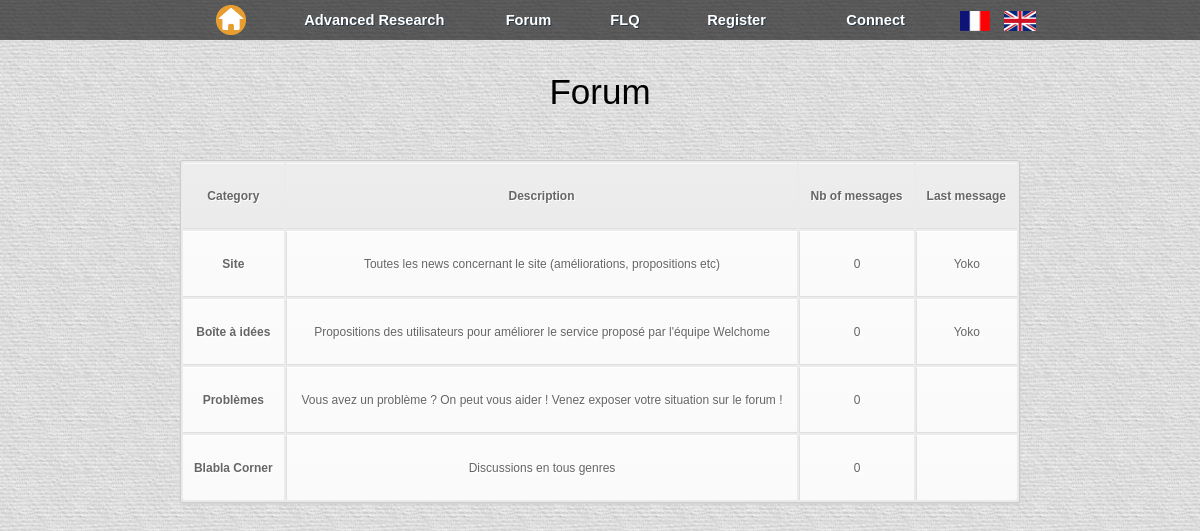
/fichiers_php/forum.php?lang=en, run on the app's committed database.
### tables this page shows
CREATE TABLE IF NOT EXISTS `forum_forum` (
  `id_cat` int(11) NOT NULL AUTO_INCREMENT,
  `nom_cat` varchar(255) NOT NULL,
  `description` text NOT NULL,
  `nb_message` int(11) NOT NULL,
  `last_message` text,
  PRIMARY KEY (`id_cat`)
);

CREATE TABLE IF NOT EXISTS `users` (
  `id_users` int(255) NOT NULL AUTO_INCREMENT,
  `username` varchar(255) NOT NULL,
  `nom_user` varchar(200) NOT NULL,
  `prenom_user` varchar(200) NOT NULL,
  `description_users` text NOT NULL,
  `preference_echange` text NOT NULL,
  `password` varchar(255) NOT NULL,
  `email` varchar(255) NOT NULL,
  `rights` varchar(255) NOT NULL,
  `signup_date` date NOT NULL,
  `avatar` text NOT NULL,
  `sexe` text,
  `tel` text,
  `situation` text,
  `profession` text,
  `description` text,
  PRIMARY KEY (`id_users`)
);

### fichiers_php/forum.php (the view, shortened to what this page needs)
<html>
<head>
    <link rel="stylesheet" href="../style.css" />
</head>
<body class="forum_messagerie">
<header>
    <?php include("menus.php"); ?>
</header>
<div class="superglobal">
    <div class="global">
        <div class="forum_title"><h7><?php echo forum ?></h7></div>
        <table class="tableau_forum_accueil0">
            <tr>
                <th><?php echo categorie; ?></th>
                <th><?php echo description; ?></th>
                <th><?php echo nbmessages; ?></th>
                <th><?php echo lastmessage; ?></th>
            </tr>
            <?php
            $req = $bdd -> query("SELECT * FROM forum_forum");
            $nb = $req -> rowCount();
            if ($nb == 0) {echo "PROBLEME" ;}
            else {
                for ($i=0 ; $i < $nb ; $i++) {
                    $cat = $req -> fetch();
                    $last = $bdd -> prepare("SELECT * FROM users WHERE id_users=?");
                    $last -> execute(array($cat[4]));
                    $lastf = $last -> fetch();
                    ?>
                    <tr>
                        <td><a href="site.php?id_cat=<?php echo $cat[0]?>"><?php echo $cat[1];?></a></td>
                        <td><?php echo $cat[2];?></td>
                        <td><?php echo $cat[3];?></td>
                        <td><?php echo ''.$lastf[1].'';?></td>
                    </tr>
                    <?php
                }
            }
            ?>
        </table>
    </div>
</div>
</body>
</html>

### fichiers_css/style_menu.css (style rules this page uses)
body { margin: 0; }

### fichiers_css/style_accueil.css (style rules this page uses)
body { margin: 0px; background-color: rgb(248,248,248); }

### fichiers_css/footer.css (style rules this page uses)
.superglobal { min-height: 100%; }
.global { position: relative; min-height: 100%; margin: 0 auto; }

### fichiers_css/messagerie.css (style rules this page uses)
table a:link { color: #666; font-weight: bold; text-decoration:none; }
table { font-family:Arial, Helvetica, sans-serif; color:#666; font-size:12px; text-shadow: 1px 1px 0px #fff; background:#eaebec; border:#ccc 1px solid; -moz-border-radius:3px; -webkit-border-radius:3px; border-radius:3px; -moz-box-shadow: 0 1px 2px #d1d1d1; -webkit-box-shadow: 0 1px 2px #d1d1d1; box-shadow: 0 1px 2px #d1d1d1; }
table th { padding-top: 25px; padding-bottom: 25px; padding-left: 10px; padding-right: 10px; border-top:1px solid #fafafa; border-bottom:1px solid #e0e0e0; background: #ededed; background: -webkit-gradient(linear, left top, left bottom, from(#ededed), to(#ebebeb)); background: -moz-linear-gradient(top, #ededed, #ebebeb); }
table tr:first-child th:first-child { -moz-border-radius-topleft:3px; -webkit-border-top-left-radius:3px; border-top-left-radius:3px; }
table tr:first-child th:last-child { -moz-border-radius-topright:3px; -webkit-border-top-right-radius:3px; border-top-right-radius:3px; }
table tr { text-align: center; padding-left:20px; }
table td:first-child { border-left: 0; }
table td { padding-top: 25px; padding-bottom: 25px; padding-left: 10px; padding-right: 10px; border-top: 1px solid #ffffff; border-bottom:1px solid #e0e0e0; border-left: 1px solid #e0e0e0; background: #fafafa; background: -webkit-gradient(linear, left top, left bottom, from(#fbfbfb), to(#fafafa)); background: -moz-linear-gradient(top, #fbfbfb, #fafafa); }
table tr:last-child td { border-bottom:0; }
table tr:last-child td:first-child { -moz-border-radius-bottomleft:3px; -webkit-border-bottom-left-radius:3px; border-bottom-left-radius:3px; }
table tr:last-child td:last-child { -moz-border-radius-bottomright:3px; -webkit-border-bottom-right-radius:3px; border-bottom-right-radius:3px; }

### fichiers_css/forum.css (style rules this page uses)
.forum_messagerie { background-image: url("../images_diverses/texture_forum_white.jpg"); }
.forum_title { padding-top: 6%; text-align: center; font-size: 35px; font-family: century, arial,sans-serif; }
.tableau_forum_accueil0 { text-align: center; margin-left: auto; margin-right: auto; margin-top: 4%; width: 70%; }

### data on the page
forum_forum: nom_cat "Site", description "Toutes les news concernant le site (améliorations, propositions etc)", nb_message "0", users.username "Yoko"
forum_forum: nom_cat "Boîte à idées", description "Propositions des utilisateurs pour améliorer le service proposé par l'équipe Welchome", nb_message "0", users.username "Yoko"
forum_forum: nom_cat "Problèmes", description "Vous avez un problème ? On peut vous aider ! Venez exposer votre situation sur le forum !", nb_message "0"
forum_forum: nom_cat "Blabla Corner", description "Discussions en tous genres", nb_message "0"

### other printed values
rechercheavancee "Advanced Research"
forum "Forum"
faq "FLQ"
register "Register"
connect "Connect"
categorie "Category"
description "Description"
nbmessages "Nb of messages"
lastmessage "Last message"
